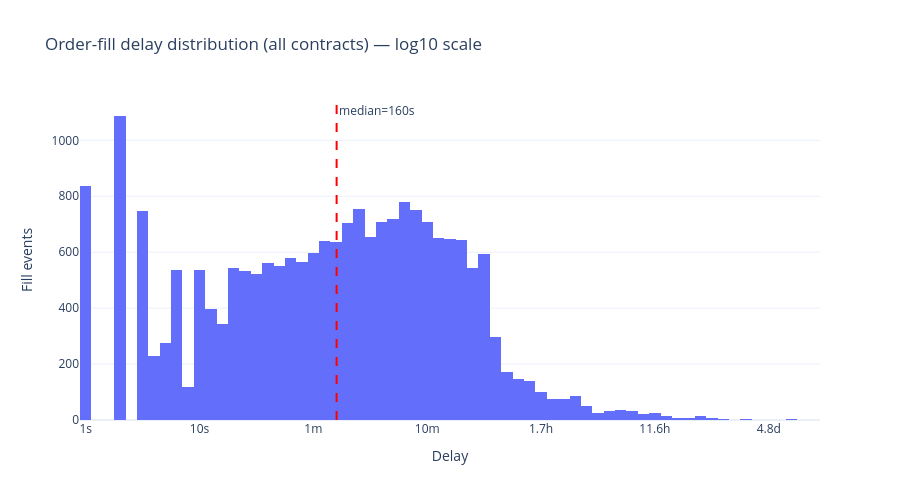

The notebook cell this image was saved under:
### Code cell
import numpy as np

log_delays = np.log10(all_delays_df['delay_s'].clip(lower=1))

fig_delay = go.Figure()
fig_delay.add_trace(go.Histogram(
    x=log_delays,
    nbinsx=80,
    name='All contracts'
))

median_val = all_delays_df['delay_s'].median()
median_log = np.log10(max(median_val, 1))
fig_delay.add_vline(x=median_log, line_dash='dash', line_color='red',
                    annotation_text=f'median={median_val:.0f}s', annotation_position='top right')

max_log = int(np.ceil(log_delays.max()))
tickvals = list(range(0, max_log + 1))
ticktext = ['1s', '10s', '1m', '10m', '1.7h', '11.6h', '4.8d'][:max_log + 1]

fig_delay.update_layout(
    title='Order-fill delay distribution (all contracts) — log10 scale',
    xaxis_title='Delay',
    yaxis_title='Fill events',
    template='plotly_white', height=500,
)
fig_delay.update_xaxes(tickvals=tickvals, ticktext=ticktext)
fig_delay.show()

### Figure 1 — Plotly figure (JSON) as saved in the notebook; plotly's stock layout.template omitted (floating-point values rounded to 4 significant figures; data arrays with more than 128 entries replaced by an {"elided": "..."} marker saying what was removed)
{"data": [{"name": "All contracts", "nbinsx": 80, "type": "histogram", "x": {"elided": "21063 float values"}}], "layout": {"annotations": [{"showarrow": false, "text": "median=160s", "x": 2.204, "xanchor": "left", "xref": "x", "y": 1, "yanchor": "top", "yref": "y domain"}], "height": 500, "shapes": [{"line": {"color": "red", "dash": "dash"}, "type": "line", "x0": 2.204, "x1": 2.204, "xref": "x", "y0": 0, "y1": 1, "yref": "y domain"}], "title": {"text": "Order-fill delay distribution (all contracts) — log10 scale"}, "xaxis": {"ticktext": ["1s", "10s", "1m", "10m", "1.7h", "11.6h", "4.8d"], "tickvals": [0, 1, 2, 3, 4, 5, 6, 7], "title": {"text": "Delay"}}, "yaxis": {"title": {"text": "Fill events"}}}}
